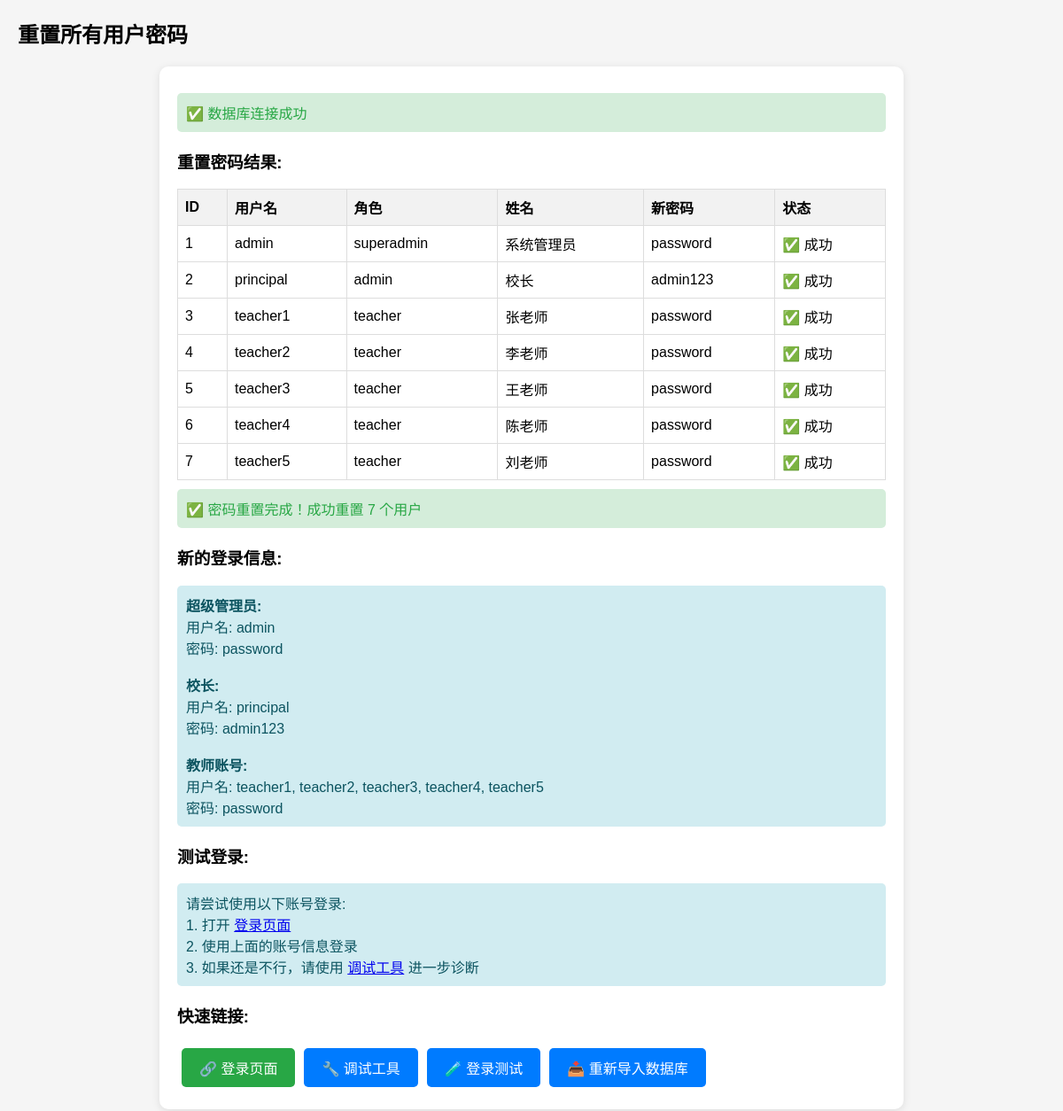
/public/reset_all_passwords.php?action=reset, run on the app's committed database.
### tables this page shows
CREATE TABLE users (
    id INT AUTO_INCREMENT PRIMARY KEY,
    username VARCHAR(50) UNIQUE NOT NULL,
    password VARCHAR(255) NOT NULL,
    role ENUM('admin', 'teacher', 'superadmin') NOT NULL DEFAULT 'teacher',
    language VARCHAR(10) DEFAULT 'zh',
    email VARCHAR(255),
    name VARCHAR(100),
    created_at TIMESTAMP DEFAULT CURRENT_TIMESTAMP,
    last_login TIMESTAMP NULL,
    reset_token VARCHAR(64),
    reset_token_expires DATETIME,
    INDEX idx_username (username),
    INDEX idx_role (role),
    INDEX idx_email (email)
);

### public/reset_all_passwords.php (the view, shortened to what this page needs)
<?php
echo "<h2>重置所有用户密码</h2>";
echo "<div class='container'>";
if (isset($_GET['action']) && $_GET['action'] === 'reset') {
    try {
        $pdo = new PDO('mysql:host=localhost;dbname=henyii;charset=utf8mb4', 'root', '');
        $pdo->setAttribute(PDO::ATTR_ERRMODE, PDO::ERRMODE_EXCEPTION);
        echo "<div class='success'>✅ 数据库连接成功</div>";
        $stmt = $pdo->query("SELECT id, username, role, name FROM users ORDER BY id");
        $users = $stmt->fetchAll(PDO::FETCH_ASSOC);
        echo "<h3>重置密码结果:</h3>";
        echo "<table>";
        echo "<tr><th>ID</th><th>用户名</th><th>角色</th><th>姓名</th><th>新密码</th><th>状态</th></tr>";
        $successCount = 0;
        foreach ($users as $user) {
            $newPassword = 'password';
            if ($user['username'] === 'principal') {
                $newPassword = 'admin123';
            }
            $passwordHash = password_hash($newPassword, PASSWORD_DEFAULT);
            $updateStmt = $pdo->prepare("UPDATE users SET password = ? WHERE id = ?");
            $result = $updateStmt->execute([$passwordHash, $user['id']]);
            $status = $result ? "✅ 成功" : "❌ 失败";
            if ($result) $successCount++;
            echo "<tr>";
            echo "<td>{$user['id']}</td>";
            echo "<td>{$user['username']}</td>";
            echo "<td>{$user['role']}</td>";
            echo "<td>{$user['name']}</td>";
            echo "<td>$newPassword</td>";
            echo "<td>$status</td>";
            echo "</tr>";
        }
        echo "</table>";
        echo "<div class='success'>✅ 密码重置完成！成功重置 $successCount 个用户</div>";
        echo "<h3>新的登录信息:</h3>";
        echo "<div class='info'>";
        echo "<strong>超级管理员:</strong><br>";
        echo "用户名: admin<br>";
        echo "密码: password<br><br>";
        echo "<strong>校长:</strong><br>";
        echo "用户名: principal<br>";
        echo "密码: admin123<br><br>";
        echo "<strong>教师账号:</strong><br>";
        echo "用户名: teacher1, teacher2, teacher3, teacher4, teacher5<br>";
        echo "密码: password<br>";
        echo "</div>";
        echo "<h3>测试登录:</h3>";
        echo "<div class='info'>";
        echo "请尝试使用以下账号登录:<br>";
        echo "1. 打开 <a href='login.php' target='_blank'>登录页面</a><br>";
        echo "2. 使用上面的账号信息登录<br>";
        echo "3. 如果还是不行，请使用 <a href='debug_login.php' target='_blank'>调试工具</a> 进一步诊断<br>";
        echo "</div>";
    } catch (PDOException $e) {
        echo "<div class='error'>❌ 数据库连接失败: " . $e->getMessage() . "</div>";
    }
}
echo "<h3>快速链接:</h3>";
echo "<a href='login.php' class='btn btn-success'>🔗 登录页面</a>";
echo "<a href='debug_login.php' class='btn'>🔧 调试工具</a>";
echo "<a href='test_login.php' class='btn'>🧪 登录测试</a>";
echo "<a href='import_complete_database.php' class='btn'>📥 重新导入数据库</a>";
echo "</div>";
?>

### public/reset_all_passwords.php (style rules this page uses)
.container { max-width: 800px; margin: 0 auto; background: white; padding: 20px; border-radius: 10px; box-shadow: 0 2px 10px rgba(0,0,0,0.1); }
.success { color: #28a745; background: #d4edda; padding: 10px; border-radius: 5px; margin: 10px 0; }
.info { color: #0c5460; background: #d1ecf1; padding: 10px; border-radius: 5px; margin: 10px 0; }
.btn { display: inline-block; padding: 10px 20px; background: #007bff; color: white; text-decoration: none; border-radius: 5px; margin: 5px; }
.btn-success { background: #28a745; }
table { width: 100%; border-collapse: collapse; margin: 10px 0; }
th, td { border: 1px solid #ddd; padding: 8px; text-align: left; }
th { background-color: #f2f2f2; }

### data on the page
users: id "1", username "admin", role "superadmin", name "系统管理员", newPassword "password", status "✅ 成功"
users: id "2", username "principal", role "admin", name "校长", username "admin123", status "✅ 成功"
users: id "3", username "teacher1", role "teacher", name "张老师", newPassword "password", status "✅ 成功"
users: id "4", username "teacher2", role "teacher", name "李老师", newPassword "password", status "✅ 成功"
users: id "5", username "teacher3", role "teacher", name "王老师", newPassword "password", status "✅ 成功"
users: id "6", username "teacher4", role "teacher", name "陈老师", newPassword "password", status "✅ 成功"
users: id "7", username "teacher5", role "teacher", name "刘老师", newPassword "password", status "✅ 成功"

### other printed values
$successCount "7"
